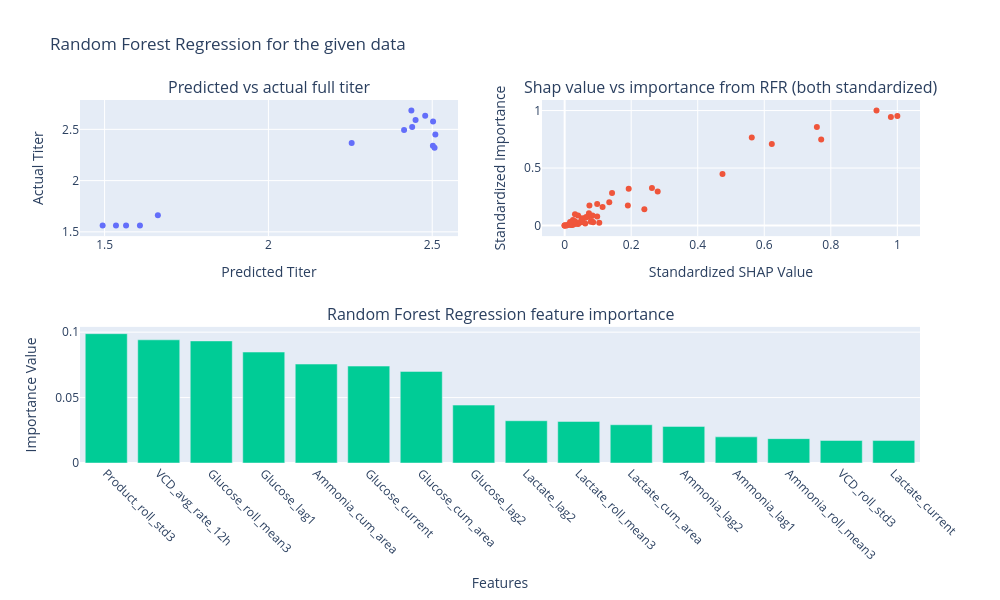

Here is the notebook cell this chart was saved with:
### Code cell
cp_75_model = training_random_forest_3(df_cp_75)

### Figure 1 — Plotly figure (JSON) as saved in the notebook; plotly's stock layout.template omitted (floating-point values rounded to 4 significant figures)
{"data": [{"mode": "markers", "type": "scatter", "x": [2.503, 2.414, 1.535, 2.436, 1.663, 2.254, 1.566, 2.479, 2.502, 2.449, 2.439, 1.494, 1.608, 2.51, 2.507], "xaxis": "x", "y": [2.576, 2.493, 1.561, 2.683, 1.662, 2.368, 1.561, 2.634, 2.341, 2.592, 2.523, 1.561, 1.561, 2.451, 2.321], "yaxis": "y"}, {"mode": "markers", "type": "scatter", "x": [1.0, 0.9806, 0.9373, 0.7711, 0.7581, 0.6227, 0.5625, 0.4744, 0.2797, 0.2624, 0.2396, 0.1925, 0.1899, 0.1424, 0.1341, 0.114, 0.1041, 0.09776, 0.09775, 0.08577, 0.0838, 0.08154, 0.07864, 0.07446, 0.07306, 0.07101, 0.06496, 0.0624, 0.062, 0.05347, 0.05201, 0.05052, 0.04931, 0.04067, 0.04028, 0.03988, 0.03865, 0.03493, 0.0314, 0.03108, 0.03103, 0.02838, 0.02785, 0.02724, 0.0267, 0.0264, 0.02504, 0.02489, 0.02385, 0.0233, 0.02246, 0.02166, 0.01862, 0.01847, 0.01742, 0.01645, 0.01552, 0.01264, 0.00724, 0.004874, 0.0, 0.0, 0.0], "xaxis": "x2", "y": [0.9525, 0.9439, 1.0, 0.7494, 0.8581, 0.7083, 0.765, 0.4478, 0.2959, 0.3268, 0.1416, 0.3211, 0.1743, 0.2829, 0.2021, 0.1607, 0.02504, 0.07887, 0.1885, 0.0297, 0.08768, 0.03975, 0.03289, 0.1735, 0.107, 0.07691, 0.07504, 0.06861, 0.01855, 0.03286, 0.06455, 0.02854, 0.03921, 0.01438, 0.08704, 0.02122, 0.02034, 0.0167, 0.01826, 0.09833, 0.03857, 0.01943, 0.01836, 0.0258, 0.03114, 0.0135, 0.00672, 0.0494, 0.01668, 0.0184, 0.01238, 0.004542, 0.01689, 0.01067, 0.006933, 0.03105, 0.008134, 0.01142, 0.002536, 0.0009272, 0.0, 0.0, 0.0], "yaxis": "y2"}, {"type": "bar", "x": ["Product_roll_std3", "VCD_avg_rate_12h", "Glucose_roll_mean3", "Glucose_lag1", "Ammonia_cum_area", "Glucose_current", "Glucose_cum_area", "Glucose_lag2", "Lactate_lag2", "Lactate_roll_mean3", "Lactate_cum_area", "Ammonia_lag2", "Ammonia_lag1", "Ammonia_roll_mean3", "VCD_roll_std3", "Lactate_current"], "xaxis": "x3", "y": [0.09884, 0.09415, 0.09329, 0.08481, 0.07561, 0.07407, 0.07001, 0.04426, 0.0323, 0.03174, 0.02925, 0.02797, 0.01997, 0.01863, 0.01723, 0.01715], "yaxis": "y3"}], "layout": {"annotations": [{"font": {"size": 16}, "showarrow": false, "text": "Predicted vs actual full titer", "x": 0.225, "xanchor": "center", "xref": "paper", "y": 1, "yanchor": "bottom", "yref": "paper"}, {"font": {"size": 16}, "showarrow": false, "text": "Shap value vs importance from RFR (both standardized)", "x": 0.775, "xanchor": "center", "xref": "paper", "y": 1, "yanchor": "bottom", "yref": "paper"}, {"font": {"size": 16}, "showarrow": false, "text": "Random Forest Regression feature importance", "x": 0.5, "xanchor": "center", "xref": "paper", "y": 0.375, "yanchor": "bottom", "yref": "paper"}], "height": 600, "showlegend": false, "title": {"text": "Random Forest Regression for the given data"}, "width": 1000, "xaxis": {"anchor": "y", "domain": [0, 0.45], "title": {"text": "Predicted Titer"}}, "xaxis2": {"anchor": "y2", "domain": [0.55, 1], "title": {"text": "Standardized SHAP Value"}}, "xaxis3": {"anchor": "y3", "domain": [0, 1], "tickangle": 45, "title": {"text": "Features"}}, "yaxis": {"anchor": "x", "domain": [0.625, 1], "title": {"text": "Actual Titer"}}, "yaxis2": {"anchor": "x2", "domain": [0.625, 1], "title": {"text": "Standardized Importance"}}, "yaxis3": {"anchor": "x3", "domain": [0, 0.375], "title": {"text": "Importance Value"}}}}
